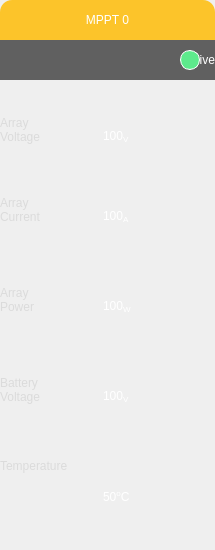
      <widget class="QWidget" name="mppt0" native="true">
       <property name="sizePolicy">
        <sizepolicy hsizetype="Fixed" vsizetype="Fixed">
         <horstretch>0</horstretch>
         <verstretch>0</verstretch>
        </sizepolicy>
       </property>
       <property name="minimumSize">
        <size>
         <width>215</width>
         <height>550</height>
        </size>
       </property>
       <property name="maximumSize">
        <size>
         <width>215</width>
         <height>550</height>
        </size>
       </property>
       <property name="styleSheet">
        <string notr="true">QWidget#mppt0{
border-radius:12px;
background-color:rgba(45, 45, 45,150);
}</string>
       </property>
       <widget class="QLabel" name="mppt0Header">
        <property name="geometry">
         <rect>
          <x>0</x>
          <y>0</y>
          <width>215</width>
          <height>40</height>
         </rect>
        </property>
        <property name="sizePolicy">
         <sizepolicy hsizetype="Fixed" vsizetype="Fixed">
          <horstretch>0</horstretch>
          <verstretch>0</verstretch>
         </sizepolicy>
        </property>
        <property name="minimumSize">
         <size>
          <width>215</width>
          <height>40</height>
         </size>
        </property>
        <property name="maximumSize">
         <size>
          <width>215</width>
          <height>40</height>
         </size>
        </property>
        <property name="styleSheet">
         <string notr="true">QLabel#mppt0Header{
font: 20pt &quot;Arial&quot;;
color:white;
border-top-left-radius:12px;
border-top-right-radius:12px;
background-color:rgba(255, 187, 0, 210 );
}</string>
        </property>
        <property name="text">
         <string>MPPT 0</string>
        </property>
        <property name="alignment">
         <set>Qt::AlignCenter</set>
        </property>
       </widget>
       <widget class="QLabel" name="mppt0AliveLabel">
        <property name="geometry">
         <rect>
          <x>0</x>
          <y>40</y>
          <width>215</width>
          <height>40</height>
         </rect>
        </property>
        <property name="sizePolicy">
         <sizepolicy hsizetype="Fixed" vsizetype="Fixed">
          <horstretch>0</horstretch>
          <verstretch>0</verstretch>
         </sizepolicy>
        </property>
        <property name="minimumSize">
         <size>
          <width>215</width>
          <height>40</height>
         </size>
        </property>
        <property name="maximumSize">
         <size>
          <width>215</width>
          <height>40</height>
         </size>
        </property>
        <property name="styleSheet">
         <string notr="true">QLabel#mppt0AliveLabel{
font: 18pt &quot;Arial&quot;;
color:white;
background-color:rgba(56, 56, 56, 200);
}</string>
        </property>
        <property name="text">
         <string>Alive</string>
        </property>
        <property name="alignment">
         <set>Qt::AlignRight|Qt::AlignTrailing|Qt::AlignVCenter</set>
        </property>
        <property name="margin">
         <number>57</number>
        </property>
       </widget>
       <widget class="QLabel" name="mppt0ArrayVoltageLabel">
        <property name="geometry">
         <rect>
          <x>0</x>
          <y>90</y>
          <width>101</width>
          <height>80</height>
         </rect>
        </property>
        <property name="sizePolicy">
         <sizepolicy hsizetype="Fixed" vsizetype="Fixed">
          <horstretch>0</horstretch>
          <verstretch>0</verstretch>
         </sizepolicy>
        </property>
        <property name="minimumSize">
         <size>
          <width>101</width>
          <height>80</height>
         </size>
        </property>
        <property name="maximumSize">
         <size>
          <width>101</width>
          <height>80</height>
         </size>
        </property>
        <property name="styleSheet">
         <string notr="true">font:16pt &quot;Arial&quot;;
color:rgb(219, 219, 219);</string>
        </property>
        <property name="text">
         <string>Array
Voltage</string>
        </property>
        <property name="margin">
         <number>15</number>
        </property>
       </widget>
       <widget class="QLabel" name="mppt0ArrayCurrentLabel">
        <property name="geometry">
         <rect>
          <x>0</x>
          <y>170</y>
          <width>101</width>
          <height>80</height>
         </rect>
        </property>
        <property name="sizePolicy">
         <sizepolicy hsizetype="Fixed" vsizetype="Fixed">
          <horstretch>0</horstretch>
          <verstretch>0</verstretch>
         </sizepolicy>
        </property>
        <property name="minimumSize">
         <size>
          <width>101</width>
          <height>80</height>
         </size>
        </property>
        <property name="maximumSize">
         <size>
          <width>101</width>
          <height>80</height>
         </size>
        </property>
        <property name="styleSheet">
         <string notr="true">font:16pt &quot;Arial&quot;;
color:rgb(219, 219, 219);</string>
        </property>
        <property name="text">
         <string>Array
Current</string>
        </property>
        <property name="margin">
         <number>15</number>
        </property>
       </widget>
       <widget class="QLabel" name="mppt0ArrayPowerLabel">
        <property name="geometry">
         <rect>
          <x>0</x>
          <y>260</y>
          <width>101</width>
          <height>80</height>
         </rect>
        </property>
        <property name="sizePolicy">
         <sizepolicy hsizetype="Fixed" vsizetype="Fixed">
          <horstretch>0</horstretch>
          <verstretch>0</verstretch>
         </sizepolicy>
        </property>
        <property name="minimumSize">
         <size>
          <width>101</width>
          <height>80</height>
         </size>
        </property>
        <property name="maximumSize">
         <size>
          <width>101</width>
          <height>80</height>
         </size>
        </property>
        <property name="styleSheet">
         <string notr="true">font:16pt &quot;Arial&quot;;
color:rgb(219, 219, 219);</string>
        </property>
        <property name="text">
         <string>Array
Power</string>
        </property>
        <property name="margin">
         <number>15</number>
        </property>
       </widget>
       <widget class="QLabel" name="mppt0BatteryVoltageLabel">
        <property name="geometry">
         <rect>
          <x>0</x>
          <y>350</y>
          <width>101</width>
          <height>80</height>
         </rect>
        </property>
        <property name="sizePolicy">
         <sizepolicy hsizetype="Fixed" vsizetype="Fixed">
          <horstretch>0</horstretch>
          <verstretch>0</verstretch>
         </sizepolicy>
        </property>
        <property name="minimumSize">
         <size>
          <width>101</width>
          <height>80</height>
         </size>
        </property>
        <property name="maximumSize">
         <size>
          <width>101</width>
          <height>80</height>
         </size>
        </property>
        <property name="styleSheet">
         <string notr="true">font:16pt &quot;Arial&quot;;
color:rgb(219, 219, 219);</string>
        </property>
        <property name="text">
         <string>Battery
Voltage</string>
        </property>
        <property name="margin">
         <number>15</number>
        </property>
       </widget>
       <widget class="QLabel" name="mppt0TemperatureLabel">
        <property name="geometry">
         <rect>
          <x>0</x>
          <y>410</y>
          <width>150</width>
          <height>111</height>
         </rect>
        </property>
        <property name="minimumSize">
         <size>
          <width>150</width>
          <height>0</height>
         </size>
        </property>
        <property name="maximumSize">
         <size>
          <width>150</width>
          <height>16777215</height>
         </size>
        </property>
        <property name="styleSheet">
         <string notr="true">font:16pt &quot;Arial&quot;;
color:rgb(219, 219, 219);</string>
        </property>
        <property name="text">
         <string>Temperature</string>
        </property>
        <property name="margin">
         <number>15</number>
        </property>
       </widget>
       <widget class="QLabel" name="mppt0ArrayVoltage">
        <property name="geometry">
         <rect>
          <x>100</x>
          <y>100</y>
          <width>110</width>
          <height>80</height>
         </rect>
        </property>
        <property name="sizePolicy">
         <sizepolicy hsizetype="Fixed" vsizetype="Fixed">
          <horstretch>0</horstretch>
          <verstretch>0</verstretch>
         </sizepolicy>
        </property>
        <property name="minimumSize">
         <size>
          <width>110</width>
          <height>80</height>
         </size>
        </property>
        <property name="maximumSize">
         <size>
          <width>110</width>
          <height>80</height>
         </size>
        </property>
        <property name="styleSheet">
         <string notr="true">font:26pt &quot;Arial&quot;;
margin-bottom:7px;
color:white;</string>
        </property>
        <property name="text">
         <string>100&lt;sub&gt;V&lt;/sub&gt;</string>
        </property>
        <property name="textFormat">
         <enum>Qt::AutoText</enum>
        </property>
        <property name="alignment">
         <set>Qt::AlignLeading|Qt::AlignLeft|Qt::AlignVCenter</set>
        </property>
        <property name="margin">
         <number>10</number>
        </property>
       </widget>
       <widget class="QLabel" name="mppt0ArrayCurrent">
        <property name="geometry">
         <rect>
          <x>100</x>
          <y>180</y>
          <width>110</width>
          <height>80</height>
         </rect>
        </property>
        <property name="sizePolicy">
         <sizepolicy hsizetype="Fixed" vsizetype="Fixed">
          <horstretch>0</horstretch>
          <verstretch>0</verstretch>
         </sizepolicy>
        </property>
        <property name="minimumSize">
         <size>
          <width>110</width>
          <height>80</height>
         </size>
        </property>
        <property name="maximumSize">
         <size>
          <width>110</width>
          <height>80</height>
         </size>
        </property>
        <property name="styleSheet">
         <string notr="true">font:26pt &quot;Arial&quot;;
margin-bottom:7px;
color:white;</string>
        </property>
        <property name="text">
         <string>100&lt;sub&gt;A&lt;/sub&gt;</string>
        </property>
        <property name="textFormat">
         <enum>Qt::AutoText</enum>
        </property>
        <property name="alignment">
         <set>Qt::AlignLeading|Qt::AlignLeft|Qt::AlignVCenter</set>
        </property>
        <property name="margin">
         <number>10</number>
        </property>
       </widget>
       <widget class="QLabel" name="mppt0ArrayPower">
        <property name="geometry">
         <rect>
          <x>100</x>
          <y>270</y>
          <width>130</width>
          <height>80</height>
         </rect>
        </property>
        <property name="sizePolicy">
         <sizepolicy hsizetype="Fixed" vsizetype="Fixed">
          <horstretch>0</horstretch>
          <verstretch>0</verstretch>
         </sizepolicy>
        </property>
        <property name="minimumSize">
         <size>
          <width>130</width>
          <height>80</height>
         </size>
        </property>
        <property name="maximumSize">
         <size>
          <width>130</width>
          <height>80</height>
         </size>
        </property>
        <property name="styleSheet">
         <string notr="true">font:26pt &quot;Arial&quot;;
margin-bottom:7px;
color:white;</string>
        </property>
        <property name="text">
         <string>&lt;html&gt;&lt;head/&gt;&lt;body&gt;&lt;p&gt;100&lt;span style=&quot; vertical-align:sub;&quot;&gt;W&lt;/span&gt;&lt;/p&gt;&lt;/body&gt;&lt;/html&gt;</string>
        </property>
        <property name="textFormat">
         <enum>Qt::AutoText</enum>
        </property>
        <property name="alignment">
         <set>Qt::AlignLeading|Qt::AlignLeft|Qt::AlignVCenter</set>
        </property>
        <property name="margin">
         <number>10</number>
        </property>
       </widget>
       <widget class="QLabel" name="mppt0BatteryVoltage">
        <property name="geometry">
         <rect>
          <x>100</x>
          <y>360</y>
          <width>110</width>
          <height>80</height>
         </rect>
        </property>
        <property name="sizePolicy">
         <sizepolicy hsizetype="Fixed" vsizetype="Fixed">
          <horstretch>0</horstretch>
          <verstretch>0</verstretch>
         </sizepolicy>
        </property>
        <property name="minimumSize">
         <size>
          <width>110</width>
          <height>80</height>
         </size>
        </property>
        <property name="maximumSize">
         <size>
          <width>110</width>
          <height>80</height>
         </size>
        </property>
        <property name="styleSheet">
         <string notr="true">font:26pt &quot;Arial&quot;;
margin-bottom:7px;
color:white;</string>
        </property>
        <property name="text">
         <string>100&lt;sub&gt;V&lt;/Sub&gt;</string>
        </property>
        <property name="textFormat">
         <enum>Qt::AutoText</enum>
        </property>
        <property name="alignment">
         <set>Qt::AlignLeading|Qt::AlignLeft|Qt::AlignVCenter</set>
        </property>
        <property name="margin">
         <number>10</number>
        </property>
       </widget>
       <widget class="QLabel" name="mppt0Temperature">
        <property name="geometry">
         <rect>
          <x>100</x>
          <y>460</y>
          <width>130</width>
          <height>81</height>
         </rect>
        </property>
        <property name="minimumSize">
         <size>
          <width>130</width>
          <height>0</height>
         </size>
        </property>
        <property name="maximumSize">
         <size>
          <width>130</width>
          <height>16777215</height>
         </size>
        </property>
        <property name="styleSheet">
         <string notr="true">font:26pt &quot;Arial&quot;;
margin-bottom:7px;
color:white;</string>
        </property>
        <property name="text">
         <string>50&lt;sup&gt;o&lt;/sup&gt;C</string>
        </property>
        <property name="margin">
         <number>10</number>
        </property>
       </widget>
       <widget class="QWidget" name="mppt0AliveIndicator" native="true">
        <property name="geometry">
         <rect>
          <x>180</x>
          <y>50</y>
          <width>20</width>
          <height>20</height>
         </rect>
        </property>
        <property name="sizePolicy">
         <sizepolicy hsizetype="Fixed" vsizetype="Fixed">
          <horstretch>0</horstretch>
          <verstretch>0</verstretch>
         </sizepolicy>
        </property>
        <property name="minimumSize">
         <size>
          <width>20</width>
          <height>20</height>
         </size>
        </property>
        <property name="maximumSize">
         <size>
          <width>20</width>
          <height>20</height>
         </size>
        </property>
        <property name="styleSheet">
         <string notr="true">background-color:rgb(93, 234, 140);
border-radius:10px;
border: 1px solid white;</string>
        </property>
       </widget>
       <zorder>mppt0AliveLabel</zorder>
       <zorder>mppt0Header</zorder>
       <zorder>mppt0ArrayVoltageLabel</zorder>
       <zorder>mppt0ArrayCurrentLabel</zorder>
       <zorder>mppt0ArrayPowerLabel</zorder>
       <zorder>mppt0BatteryVoltageLabel</zorder>
       <zorder>mppt0TemperatureLabel</zorder>
       <zorder>mppt0ArrayVoltage</zorder>
       <zorder>mppt0ArrayCurrent</zorder>
       <zorder>mppt0ArrayPower</zorder>
       <zorder>mppt0BatteryVoltage</zorder>
       <zorder>mppt0Temperature</zorder>
       <zorder>mppt0AliveIndicator</zorder>
      </widget>
